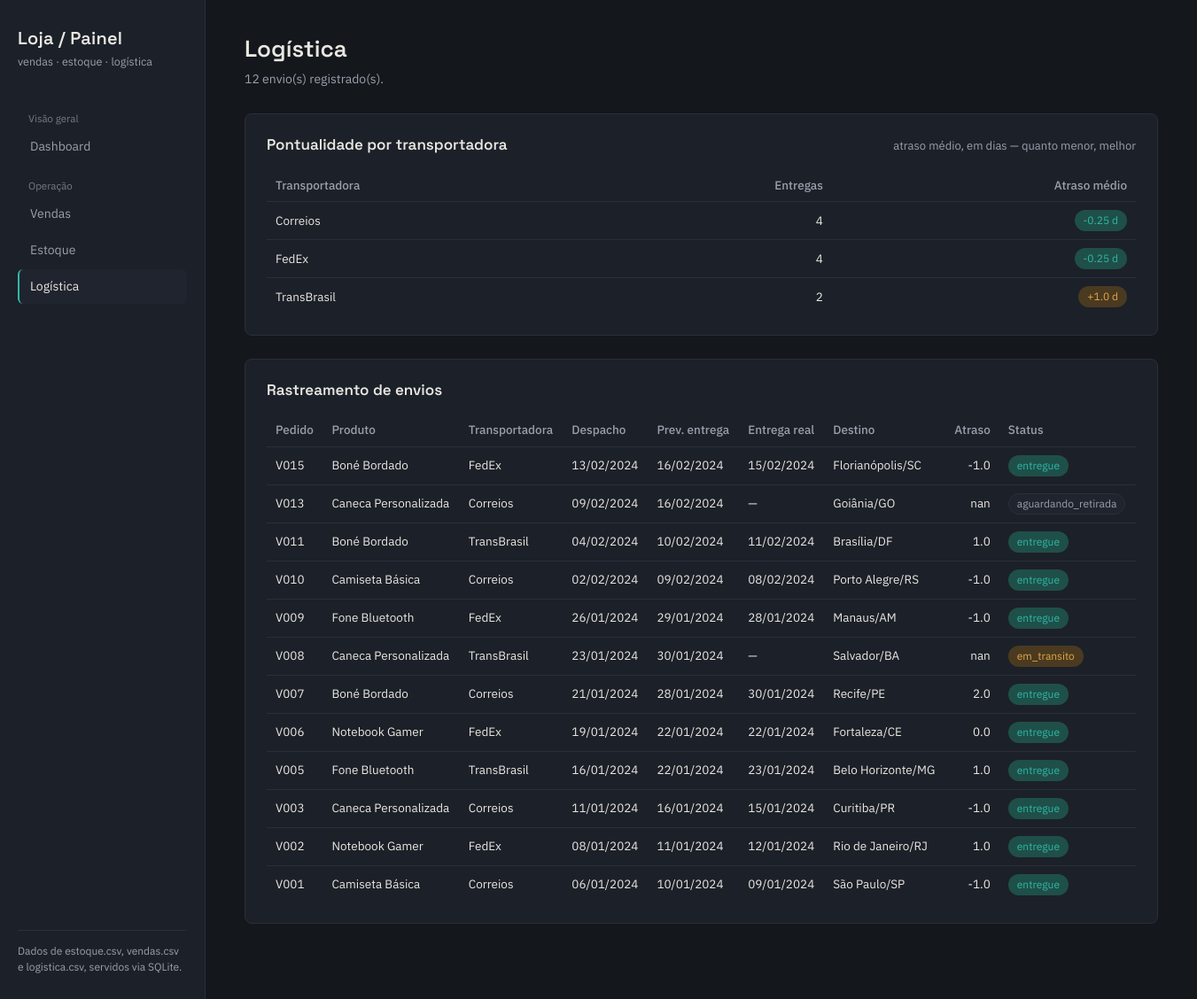
The page /logistica on the database its author committed.
### tables this page shows
CREATE TABLE logistica (
	logistica_id TEXT, 
	venda_id TEXT, 
	transportadora TEXT, 
	data_despacho DATETIME, 
	data_entrega_prevista DATETIME, 
	data_entrega_real DATETIME, 
	status_entrega TEXT, 
	cidade_destino TEXT, 
	estado_destino TEXT, 
	atraso_dias FLOAT
);

CREATE TABLE estoque (
	produto_id TEXT, 
	nome TEXT, 
	categoria TEXT, 
	quantidade_estoque BIGINT, 
	estoque_minimo BIGINT, 
	fornecedor TEXT, 
	custo_unitario FLOAT
);

### app.py (the view)
@app.route("/logistica")
def logistica():
    df = consultar("""
        SELECT l.venda_id, e.nome AS produto, l.transportadora,
               l.data_despacho, l.data_entrega_prevista, l.data_entrega_real,
               l.status_entrega, l.cidade_destino, l.estado_destino, l.atraso_dias
        FROM logistica l
        JOIN vendas v  ON v.venda_id   = l.venda_id
        JOIN estoque e ON e.produto_id = v.produto_id
        ORDER BY l.data_despacho DESC
    """)
    envios = df.to_dict("records")
    for e in envios:
        e["data_despacho"] = formatar_data(e["data_despacho"])
        e["data_entrega_prevista"] = formatar_data(e["data_entrega_prevista"])
        e["data_entrega_real"] = formatar_data(e["data_entrega_real"])
        e["badge"] = STATUS_ENTREGA_BADGE.get(e["status_entrega"], "neutral")
    df_transp = consultar("""
        SELECT transportadora, COUNT(*) AS entregas,
               ROUND(AVG(atraso_dias), 2) AS atraso_medio
        FROM logistica
        WHERE status_entrega = 'entregue' AND atraso_dias IS NOT NULL
        GROUP BY transportadora ORDER BY atraso_medio ASC
    """)
    ranking = df_transp.to_dict("records")
    return render_template("logistica.html", envios=envios, ranking=ranking)

### app.py (called while the page is built)
def consultar(sql: str, **params) -> pd.DataFrame:
    return pd.read_sql(text(sql), engine, params=params)

def formatar_data(valor) -> str:
    if valor is None or valor == "":
        return ""
    if isinstance(valor, (datetime, date)):
        return valor.strftime("%d/%m/%Y")
    texto = str(valor).strip()
    if not texto:
        return ""
    data_texto = texto.split()[0].split("T")[0]
    partes = data_texto.split("-")
    if len(partes) == 3:
        ano, mes, dia = partes
        return f"{dia.zfill(2)}/{mes.zfill(2)}/{ano}"
    return texto

### templates/logistica.html (shortened to what this page needs)
{% extends "base.html" %}
{% block content %}
<div class="page-head">
  <div>
    <h1>Logística</h1>
    <p>{{ envios|length }} envio(s) registrado(s).</p>
  </div>
</div>
<div class="panel">
  <div class="panel-head">
    <h2>Pontualidade por transportadora</h2>
    <span class="note">atraso médio, em dias — quanto menor, melhor</span>
  </div>
  {% if ranking %}
  <table>
    <thead>
      <tr><th>Transportadora</th><th class="num">Entregas</th><th class="num">Atraso médio</th></tr>
    </thead>
    <tbody>
      {% for t in ranking %}
      <tr>
        <td>{{ t.transportadora }}</td>
        <td class="num mono-num">{{ t.entregas }}</td>
        <td class="num mono-num">
          {% if t.atraso_medio > 0 %}
            <span class="badge warn">+{{ t.atraso_medio }} d</span>
          {% else %}
            <span class="badge ok">{{ t.atraso_medio }} d</span>
          {% endif %}
        </td>
      </tr>
      {% endfor %}
    </tbody>
  </table>
  {% else %}
  <p class="empty-note">Sem entregas concluídas ainda.</p>
  {% endif %}
</div>
<div class="panel">
  <div class="panel-head">
    <h2>Rastreamento de envios</h2>
  </div>
  {% if envios %}
  <table>
    <thead>
      <tr>
        <th>Pedido</th><th>Produto</th><th>Transportadora</th>
        <th>Despacho</th><th>Prev. entrega</th><th>Entrega real</th>
        <th>Destino</th><th class="num">Atraso</th><th>Status</th>
      </tr>
    </thead>
    <tbody>
      {% for e in envios %}
      <tr>
        <td>{{ e.venda_id }}</td>
        <td>{{ e.produto }}</td>
        <td>{{ e.transportadora }}</td>
        <td>{{ e.data_despacho }}</td>
        <td>{{ e.data_entrega_prevista }}</td>
        <td>{{ e.data_entrega_real if e.data_entrega_real else "—" }}</td>
        <td>{{ e.cidade_destino }}/{{ e.estado_destino }}</td>
        <td class="num mono-num">{{ e.atraso_dias if e.atraso_dias is not none else "—" }}</td>
        <td><span class="badge {{ e.badge }}">{{ e.status_entrega }}</span></td>
      </tr>
      {% endfor %}
    </tbody>
  </table>
  {% else %}
  <p class="empty-note">Nenhum envio encontrado.</p>
  {% endif %}
</div>
{% endblock %}

### static/css/style.css (style rules this page uses)
:root { --bg: #14171c; --panel: #1c2029; --panel-alt: #20242e; --border: #2a2f3a; --text: #e9e7e1; --text-muted: #9aa0ac; --teal: #2fb8a6; --teal-dim: #1f4f49; --amber: #e3a548; --amber-dim: #4a3a20; --red: #e0645a; --red-dim: #4a2523; --font-display: "Space Grotesk", sans-serif; --font-body: "IBM Plex Sans", sans-serif; }
* { box-sizing: border-box; }
html, body { margin: 0; padding: 0; background: var(--bg); color: var(--text); font-family: var(--font-body); font-size: 15px; line-height: 1.5; }
.page-head { display: flex; align-items: baseline; justify-content: space-between; margin-bottom: 28px; flex-wrap: wrap; gap: 8px; }
.page-head h1 { font-family: var(--font-display); font-weight: 600; font-size: 26px; margin: 0; }
.page-head p { color: var(--text-muted); margin: 4px 0 0; font-size: 14px; }
.panel { background: var(--panel); border: 1px solid var(--border); border-radius: 8px; padding: 22px 24px; margin-bottom: 26px; }
.panel-head { display: flex; align-items: baseline; justify-content: space-between; margin-bottom: 14px; flex-wrap: wrap; gap: 8px; }
.panel-head h2 { font-family: var(--font-display); font-size: 17px; font-weight: 600; margin: 0; }
.panel-head .note { color: var(--text-muted); font-size: 13px; }
table { width: 100%; border-collapse: collapse; font-size: 13.5px; }
th { text-align: left; font-weight: 500; color: var(--text-muted); border-bottom: 1px solid var(--border); padding: 8px 10px; white-space: nowrap; }
td { padding: 9px 10px; border-bottom: 1px solid var(--border); white-space: nowrap; }
tr:last-child td { border-bottom: none; }
td.num, th.num { text-align: right; font-variant-numeric: tabular-nums; }
.mono-num { font-variant-numeric: tabular-nums; }
.badge { display: inline-block; padding: 2px 9px; border-radius: 20px; font-size: 12px; border: 1px solid transparent; }
.badge.ok { color: var(--teal); background: var(--teal-dim); }
.badge.warn { color: var(--amber); background: var(--amber-dim); }
.badge.neutral { color: var(--text-muted); background: var(--panel-alt); border-color: var(--border); }

### rows shown on the page
logistica: venda_id "V015", produto "Boné Bordado", transportadora "FedEx", data_despacho "13/02/2024", data_entrega_prevista "16/02/2024", data_entrega_real "15/02/2024", cidade_destino "Florianópolis", estado_destino "SC", atraso_dias "-1.0", status_entrega "entregue"
logistica: venda_id "V013", produto "Caneca Personalizada", transportadora "Correios", data_despacho "09/02/2024", data_entrega_prevista "16/02/2024", data_entrega_real "—", cidade_destino "Goiânia", estado_destino "GO", atraso_dias "nan", status_entrega "aguardando_retirada"
logistica: venda_id "V011", produto "Boné Bordado", transportadora "TransBrasil", data_despacho "04/02/2024", data_entrega_prevista "10/02/2024", data_entrega_real "11/02/2024", cidade_destino "Brasília", estado_destino "DF", atraso_dias "1.0", status_entrega "entregue"
logistica: venda_id "V010", produto "Camiseta Básica", transportadora "Correios", data_despacho "02/02/2024", data_entrega_prevista "09/02/2024", data_entrega_real "08/02/2024", cidade_destino "Porto Alegre", estado_destino "RS", atraso_dias "-1.0", status_entrega "entregue"
logistica: venda_id "V009", produto "Fone Bluetooth", transportadora "FedEx", data_despacho "26/01/2024", data_entrega_prevista "29/01/2024", data_entrega_real "28/01/2024", cidade_destino "Manaus", estado_destino "AM", atraso_dias "-1.0", status_entrega "entregue"
logistica: venda_id "V008", produto "Caneca Personalizada", transportadora "TransBrasil", data_despacho "23/01/2024", data_entrega_prevista "30/01/2024", data_entrega_real "—", cidade_destino "Salvador", estado_destino "BA", atraso_dias "nan", status_entrega "em_transito"
logistica: venda_id "V007", produto "Boné Bordado", transportadora "Correios", data_despacho "21/01/2024", data_entrega_prevista "28/01/2024", data_entrega_real "30/01/2024", cidade_destino "Recife", estado_destino "PE", atraso_dias "2.0", status_entrega "entregue"
logistica: venda_id "V006", produto "Notebook Gamer", transportadora "FedEx", data_despacho "19/01/2024", data_entrega_prevista "22/01/2024", data_entrega_real "22/01/2024", cidade_destino "Fortaleza", estado_destino "CE", atraso_dias "0.0", status_entrega "entregue"
logistica: venda_id "V005", produto "Fone Bluetooth", transportadora "TransBrasil", data_despacho "16/01/2024", data_entrega_prevista "22/01/2024", data_entrega_real "23/01/2024", cidade_destino "Belo Horizonte", estado_destino "MG", atraso_dias "1.0", status_entrega "entregue"
logistica: venda_id "V003", produto "Caneca Personalizada", transportadora "Correios", data_despacho "11/01/2024", data_entrega_prevista "16/01/2024", data_entrega_real "15/01/2024", cidade_destino "Curitiba", estado_destino "PR", atraso_dias "-1.0", status_entrega "entregue"
logistica: venda_id "V002", produto "Notebook Gamer", transportadora "FedEx", data_despacho "08/01/2024", data_entrega_prevista "11/01/2024", data_entrega_real "12/01/2024", cidade_destino "Rio de Janeiro", estado_destino "RJ", atraso_dias "1.0", status_entrega "entregue"
logistica: venda_id "V001", produto "Camiseta Básica", transportadora "Correios", data_despacho "06/01/2024", data_entrega_prevista "10/01/2024", data_entrega_real "09/01/2024", cidade_destino "São Paulo", estado_destino "SP", atraso_dias "-1.0", status_entrega "entregue"

### other values the page prints
{{ envios|length }} "12"
{{ t.transportadora }} "Correios" "FedEx" "TransBrasil"
{{ t.entregas }} "4" "4" "2"
{{ t.atraso_medio }} "-0.25" "-0.25"
{{ t.atraso_medio }} "1.0"
